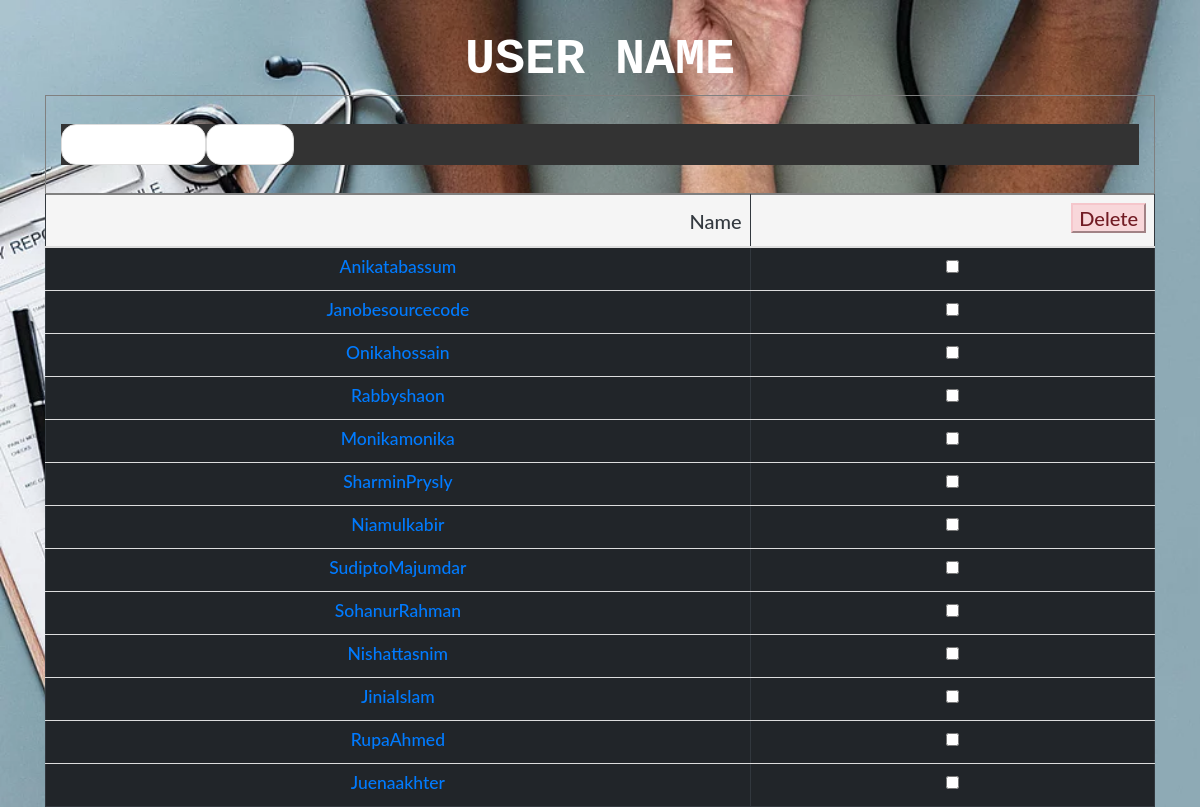
The page /Admin/display_user.php on the database its author committed.
### tables this page shows
CREATE TABLE `user` (
  `id` int(11) NOT NULL,
  `f_name` varchar(500) NOT NULL,
  `l_name` varchar(500) NOT NULL,
  `email` varchar(500) NOT NULL,
  `contact` varchar(500) NOT NULL,
  `address` text NOT NULL,
  `DOB` date NOT NULL,
  `gender` varchar(500) NOT NULL,
  `maritialstatus` varchar(500) NOT NULL,
  `pswd` varchar(500) NOT NULL,
  `date` date NOT NULL
);

### Admin/display_user.php (the view, shortened to what this page needs)
<!DOCTYPE html PUBLIC "-//W3C//DTD XHTML 1.0 Transitional//EN" "http://www.w3.org/TR/xhtml1/DTD/xhtml1-transitional.dtd">
<html xmlns="http://www.w3.org/1999/xhtml">
<head>
  <link rel="stylesheet" href="https://maxcdn.bootstrapcdn.com/bootstrap/3.3.7/css/bootstrap.min.css">
  <link rel="stylesheet" href="https://maxcdn.bootstrapcdn.com/bootstrap/4.1.0/css/bootstrap.min.css">
 <link rel="stylesheet" href="https://cdnjs.cloudflare.com/ajax/libs/font-awesome/4.7.0/css/font-awesome.min.css">
</head>
<body class="display-1 container "><h1 class=" text-center font-weight-bold text-monospace text-white">USER NAME</h1>
<form class="text-center text-capitalize font-weight-bold"  method="POST">
<table  border="1" cellPadding="13" align="center"
class="table table-hover table-dark">
<thead>
<tr>
<th class="text-center text-dark active"><h2>Name</h2></th>
<th class="text-center active"><h2><input class="alert-danger" type ="submit" value="Delete" name="submit"></h2></th>
</tr></thead>
<?php
include("connection.php");
       $query = "SELECT *
                   FROM user ";
				   $run = mysqli_query($db, $query);
				   while($row = mysqli_fetch_array($run))
				   {
						?>
				        <tr><th class="text-center">  <?php  echo  "<h3><a href='user_detail.php?id={$row['id']}'>{$row['f_name']}{$row['l_name']}</a></h3>";?></th>
                        <th class="text-center"><input type ="checkbox" name ="check[] "value="<?php echo $row['id']?> "></th></tr>
						  <?php
				   }
			   ?>
<div class="container ">
<ul class="pager font-weight-bold text-monospace text-center">
  <li class="previous "><a href="view_admin_home_page.php">Previous</a></li>
<li class="next"><a href="doc_reg_request.php">Next</a></li>
</ul></div>
  </table>
      </body>
</html>

### Admin/display_user.php (style rules this page uses)
h1 { font-size:50px; text-align:center; padding-top:30px; color:#000066; }
li { font-size:24px; }
ul { font-size:28px; }
body { margin:0; padding:0; font: 400 15px/1.8 Lato, sans-serif; color: #777; width:100%; height:100vh; background-image:url(../pic/1.jpg); background-size:cover; }

### rows shown on the page
user: f_name "Anika", l_name "Tabassum"
user: f_name "Janobe", l_name "Sourcecode"
user: f_name "Onika", l_name "Hossain"
user: f_name "Rabby", l_name "Shaon"
user: f_name "Monika", l_name "Monika"
user: f_name "Sharmin", l_name "Prysly"
user: f_name "Niamul", l_name "Kabir"
user: f_name "Sudipto", l_name "Majumdar"
user: f_name "Sohanur", l_name "Rahman"
user: f_name "Nishat", l_name "Tasnim"
user: f_name "Jinia", l_name "Islam"
user: f_name "Rupa", l_name "Ahmed"
user: f_name "Juena", l_name "Akhter"
